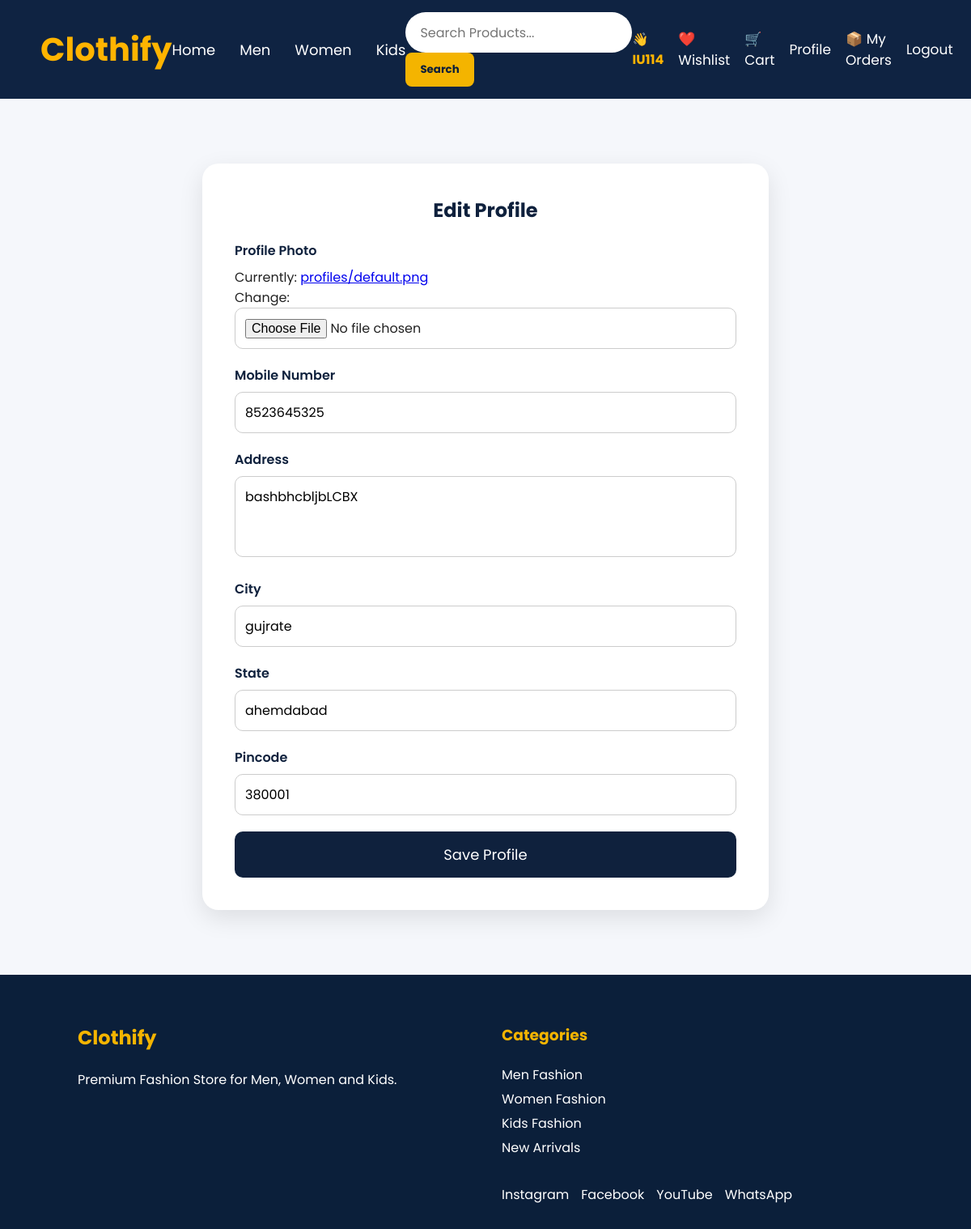
Page /edit-profile/ (signed in) on the committed database.
### products/models.py (models this page shows, shortened)
class Profile(models.Model):
    user = models.OneToOneField(
        User,
        on_delete=models.CASCADE
    )
    profile_photo = models.ImageField(
        upload_to="profiles/",
        default="profiles/default.png"
    )
    mobile = models.CharField(
        max_length=15,
        blank=True
    )
    address = models.TextField(
        blank=True
    )
    city = models.CharField(
        max_length=100,
        blank=True
    )
    state = models.CharField(
        max_length=100,
        blank=True
    )
    pincode = models.CharField(
        max_length=10,
        blank=True
    )
    created_at = models.DateTimeField(
        auto_now_add=True
    )

### products/views.py (the view)
@login_required
def edit_profile(request):
    profile = Profile.objects.get(user=request.user)
    if request.method == "POST":
        form = ProfileForm(
            request.POST,
            request.FILES,
            instance=profile
        )
        if form.is_valid():
            form.save()
            messages.success(
                request,
                "Profile Updated Successfully."
            )
            return redirect("profile")
    else:
        form = ProfileForm(instance=profile)
    return render(
        request,
        "edit_profile.html",
        {
            "form": form
        }
    )

### products/forms.py
class ProfileForm(forms.ModelForm):
    class Meta:
        model = Profile
        fields = [
            "profile_photo",
            "mobile",
            "address",
            "city",
            "state",
            "pincode",
        ]

### templates/edit_profile.html (shortened to what this page needs)
{% load static %}
<!DOCTYPE html>
<html lang="en">
<head>
    <link rel="stylesheet" href="{% static 'css/style.css' %}">
</head>
<body>
{% include 'navbar.html' %}
<section class="profile-page">
    <div class="profile-card">
        <h2>Edit Profile</h2>
        <form method="POST" enctype="multipart/form-data">
            <div class="form-group">
                <label>Profile Photo</label>
                {{ form.profile_photo }}
            </div>
            <div class="form-group">
                <label>Mobile Number</label>
                {{ form.mobile }}
            </div>
            <div class="form-group">
                <label>Address</label>
                {{ form.address }}
            </div>
            <div class="form-group">
                <label>City</label>
                {{ form.city }}
            </div>
            <div class="form-group">
                <label>State</label>
                {{ form.state }}
            </div>
            <div class="form-group">
                <label>Pincode</label>
                {{ form.pincode }}
            </div>
            <button type="submit" class="save-btn">
                Save Profile
            </button>
        </form>
    </div>
</section>
{% include 'footer.html' %}
</body>
</html>

### templates/navbar.html
{% load static %}
<nav class="navbar">
    <div class="logo">
        <a href="/">Clothify</a>
    </div>
    <ul class="menu">
        <li><a href="/">Home</a></li>
        <li><a href="/men/">Men</a></li>
        <li><a href="/women/">Women</a></li>
        <li><a href="/kids/">Kids</a></li>
    </ul>
<div class="search-box">
    <form action="{% url 'home' %}" method="GET">
        <input
            type="text"
            name="q"
            placeholder="Search Products..."
            value="{{ request.GET.q }}"
        >
        <button type="submit">
            Search
        </button>
    </form>
</div>
    <div class="nav-icons">
        {% if user.is_authenticated %}
            <span class="username">
                👋 {{ user.username }}
            </span>
            <a href="{% url 'wishlist' %}">❤️ Wishlist</a>
            <a href="{% url 'cart' %}">🛒 Cart</a>
            <a href="{% url 'profile' %}">Profile</a>
            <a href="{% url 'my_orders' %}">📦 My Orders</a>
            <a href="{% url 'logout' %}">Logout</a>
        {% else %}
            <a href="{% url 'login' %}">Login</a>
            <a href="{% url 'register' %}">Register</a>
        {% endif %}
    </div>
</nav>

### static/css/style.css (style rules this page uses)
* { margin:0; padding:0; box-sizing:border-box; font-family:'Poppins',sans-serif; }
html { scroll-behavior:smooth; }
body { background:#f7f9fc; color:#222; }
.navbar { display:flex; justify-content:space-between; align-items:center; padding:15px 50px; background:#0f213d; }
.logo { font-size:40px; font-weight:bold; color:#ffb400; }
.menu { display:flex; list-style:none; gap:30px; }
.menu li { list-style:none; }
.menu a { color:white; text-decoration:none; font-size:20px; }
.search-box input { width:300px; padding:10px; border-radius:8px; border:none; }
.nav-icons { display:flex; gap:20px; }
.nav-icons a { color:white; text-decoration:none; }
.search-box { display:flex; align-items:center; gap:10px; }
.search-box button { height:42px; padding:0 18px; border:none; border-radius:8px; background:#F4B400; color:#0B1F3A; font-weight:bold; cursor:pointer; }
.search-box input { width:340px; height:50px; border-radius:30px; border:none; padding:0 20px; font-size:17px; }
.navbar { display:flex; justify-content:space-between; align-items:center; padding:15px 50px; background:#0f2342; position:sticky; top:0; z-index:1000; }
.logo a { text-decoration:none; font-size:40px; font-weight:bold; color:#ffb400; }
.menu li a { text-decoration:none; color:white; font-size:18px; transition:.3s; }
.search-box input { width:280px; padding:10px 18px; border:none; border-radius:30px; outline:none; font-size:16px; }
.nav-icons { display:flex; align-items:center; gap:18px; }
.nav-icons a { text-decoration:none; color:white; font-size:17px; transition:.3s; }
.username { color:#ffb400; font-weight:bold; }
.profile-page { padding:80px 8%; background:#f5f7fb; min-height:80vh; }
.profile-card { max-width:700px; margin:auto; background:white; padding:40px; border-radius:20px; text-align:center; box-shadow:0 10px 30px rgba(0,0,0,.1); }
.profile-card h2 { color:#0F213D; margin-bottom:20px; }
.form-group { margin-bottom:20px; text-align:left; }
.form-group label { display:block; margin-bottom:8px; font-weight:600; color:#0F213D; }
.form-group input, .form-group textarea { width:100%; padding:12px; border:1px solid #ccc; border-radius:10px; font-size:16px; }
.form-group textarea { height:100px; resize:none; }
.save-btn { width:100%; padding:15px; background:#0F213D; color:white; border:none; border-radius:10px; font-size:18px; cursor:pointer; transition:.3s; }

### rows in the picture
Profile: mobile "8523645325", address "bashbhcbljbLCBX", city "gujrate", state "ahemdabad", pincode "380001"

### other values in the picture
{{ user.username }} "IU114"
